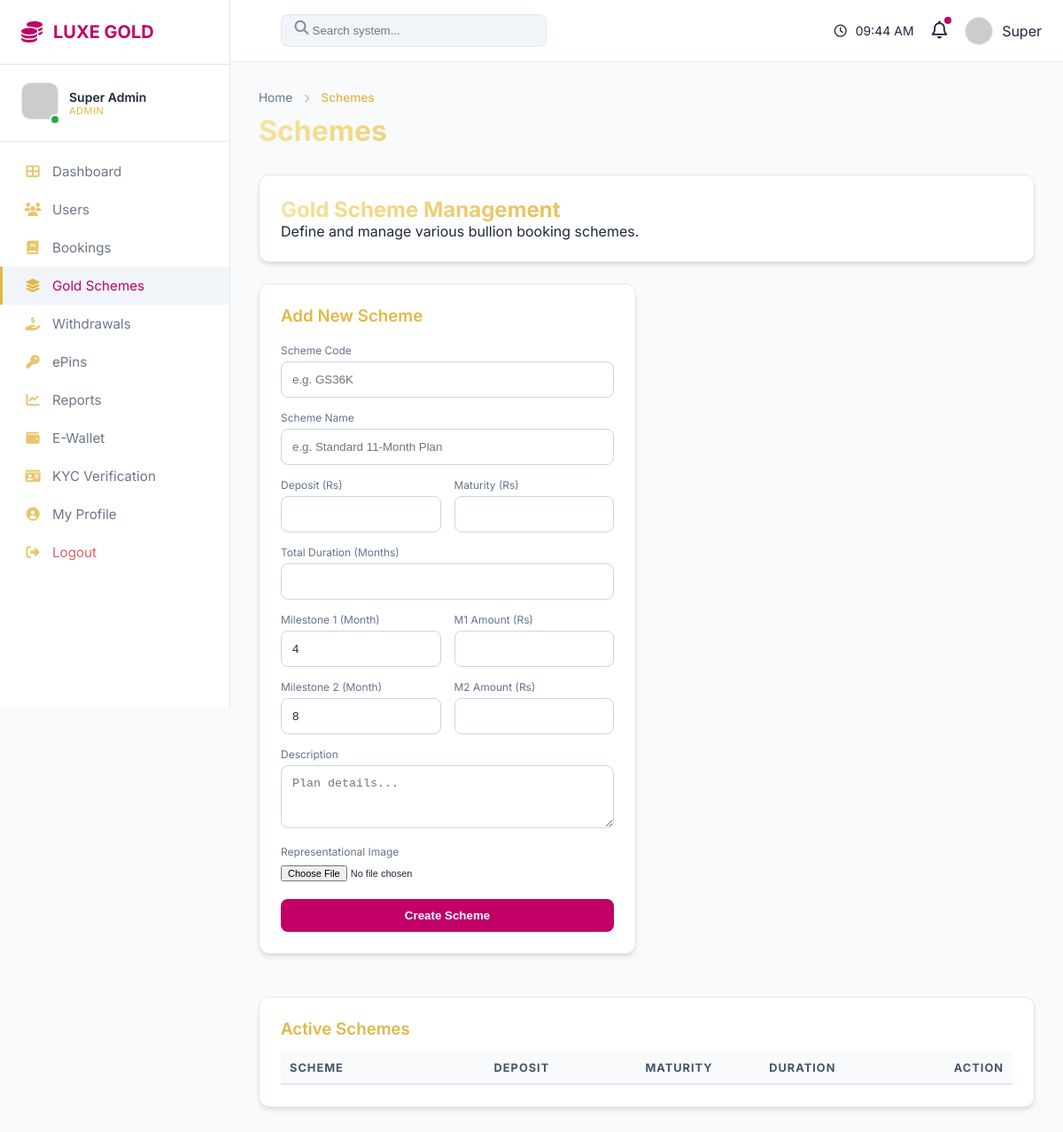
Before: /dashboards/admin_schemes.php (signed in) with the older database file.
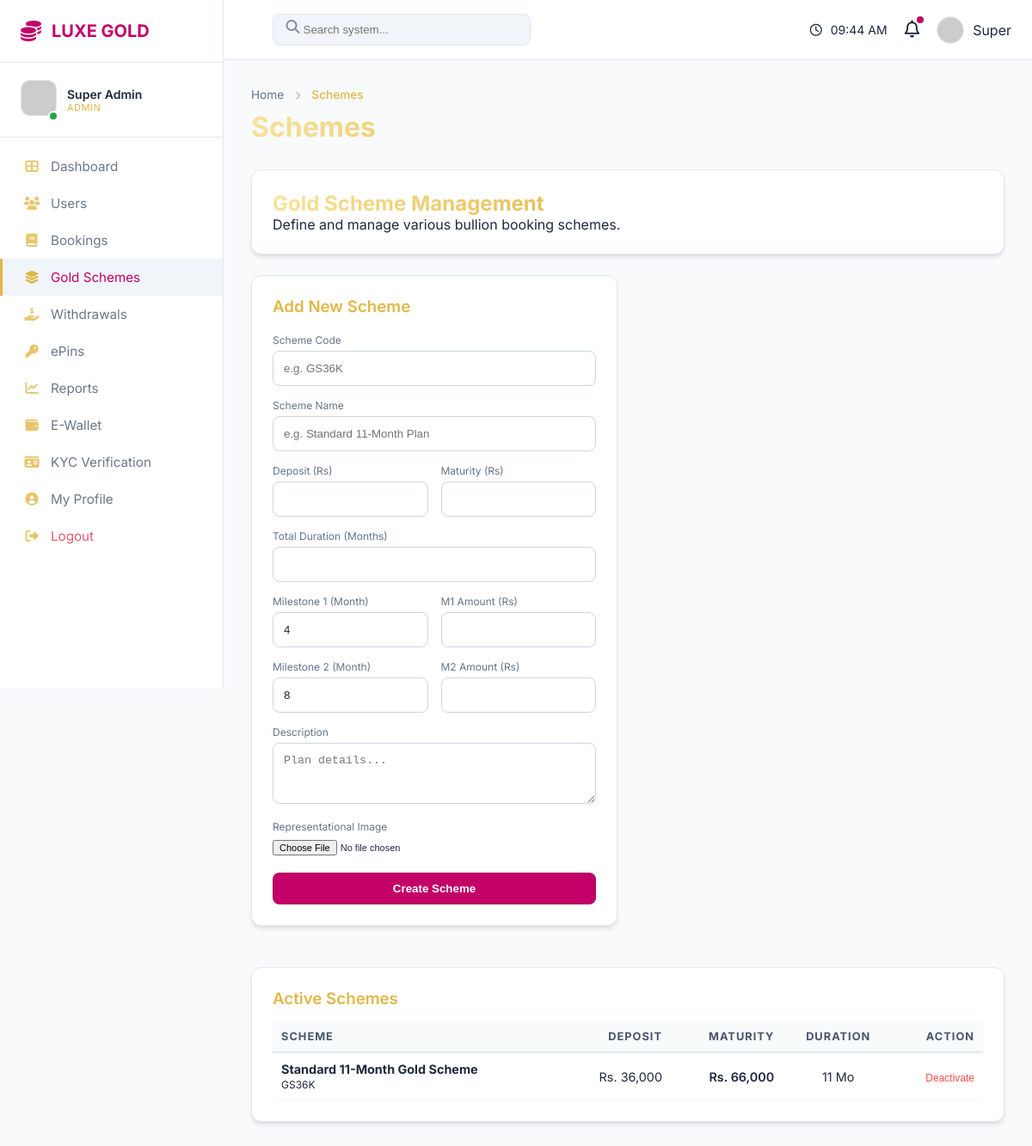
After: the same page with the newer database file.
### tables this page shows
CREATE TABLE IF NOT EXISTS gold_schemes (
    id INT AUTO_INCREMENT PRIMARY KEY,
    scheme_code VARCHAR(20) UNIQUE NOT NULL,
    scheme_name VARCHAR(100) NOT NULL,
    deposit_amount DECIMAL(15, 2) NOT NULL,
    maturity_amount DECIMAL(15, 2) NOT NULL,
    duration_months INT NOT NULL,
    milestone_1_month INT DEFAULT 4,
    milestone_1_amount DECIMAL(15, 2) DEFAULT 0,
    milestone_2_month INT DEFAULT 8,
    milestone_2_amount DECIMAL(15, 2) DEFAULT 0,
    description TEXT,
    scheme_image VARCHAR(255) DEFAULT NULL,
    is_active BOOLEAN DEFAULT TRUE,
    created_at TIMESTAMP DEFAULT CURRENT_TIMESTAMP
);

### dashboards/admin_schemes.php (the view, shortened to what the changed rows need)
<?php
require_once '../config/db.php';
$schemes = $pdo->query("SELECT * FROM gold_schemes WHERE is_active = 1 ORDER BY created_at DESC")->fetchAll();
require_once '../layouts/header.php';
?>
<div class="glass-card">
    <h2 class="gold-gradient-text">Gold Scheme Management</h2>
</div>
<div class="dashboard-grid" style="margin-top: 24px; align-items: start;">
    <div class="glass-card" style="grid-column: span 2;">
        <table style="width: 100%; border-collapse: collapse; margin-top: 15px;">
            <thead>
                <tr style="border-bottom: 2px solid var(--glass-border);">
                    <th style="text-align: left; padding: 10px;">Scheme</th>
                    <th style="text-align: right; padding: 10px;">Deposit</th>
                    <th style="text-align: right; padding: 10px;">Maturity</th>
                    <th style="text-align: center; padding: 10px;">Duration</th>
                    <th style="text-align: right; padding: 10px;">Action</th>
                </tr>
            </thead>
            <tbody>
                <?php foreach ($schemes as $s): ?>
                    <tr style="border-bottom: 1px solid var(--glass-border);">
                        <td style="padding: 10px;">
                            <strong><?php echo $s['scheme_name']; ?></strong><br>
                            <small><?php echo $s['scheme_code']; ?></small>
                        </td>
                        <td style="padding: 10px; text-align: right;">Rs. <?php echo number_format($s['deposit_amount']); ?></td>
                        <td style="padding: 10px; text-align: right;" class="gold-text">Rs. <?php echo number_format($s['maturity_amount']); ?></td>
                        <td style="padding: 10px; text-align: center;"><?php echo $s['duration_months']; ?> Mo</td>
                        <td style="padding: 10px; text-align: right;">
                            <form method="POST" style="display: inline;">
                                <button type="submit" style="background: none; border: none; color: #ff4d4d; cursor: pointer; font-size: 12px;">Deactivate</button>
                            </form>
                        </td>
                    </tr>
                <?php endforeach; ?>
            </tbody>
        </table>
    </div>
</div>
<?php require_once '../layouts/footer.php'; ?>

Changed rows visible on the page:
added gold_schemes: scheme_name "Standard 11-Month Gold Scheme", scheme_code "GS36K", deposit_amount "36,000", maturity_amount "66,000", duration_months "11"
